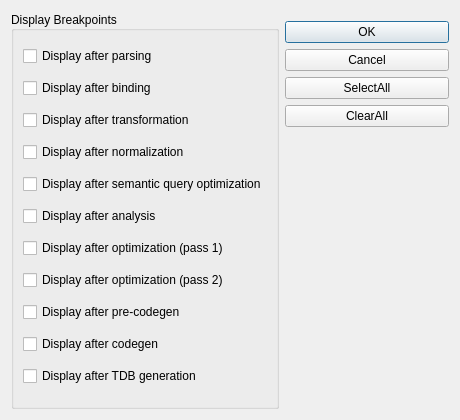
<?xml version="1.0" encoding="UTF-8"?>
<!--
/**
 * Licensed to the Apache Software Foundation (ASF) under one
 * or more contributor license agreements.  See the NOTICE file
 * distributed with this work for additional information
 * regarding copyright ownership.  The ASF licenses this file
 * to you under the Apache License, Version 2.0 (the
 * "License"); you may not use this file except in compliance
 * with the License.  You may obtain a copy of the License at
 *
 *     http://www.apache.org/licenses/LICENSE-2.0
 *
 * Unless required by applicable law or agreed to in writing, software
 * distributed under the License is distributed on an "AS IS" BASIS,
 * WITHOUT WARRANTIES OR CONDITIONS OF ANY KIND, either express or implied.
 * See the License for the specific language governing permissions and
 * limitations under the License.
 */
-->
<ui version="4.0">
 <class>BreakpointDialog</class>
 <widget class="QDialog" name="BreakpointDialog">
  <property name="windowModality">
   <enum>Qt::ApplicationModal</enum>
  </property>
  <property name="geometry">
   <rect>
    <x>0</x>
    <y>0</y>
    <width>460</width>
    <height>420</height>
   </rect>
  </property>
  <property name="sizePolicy">
   <sizepolicy hsizetype="Fixed" vsizetype="Fixed">
    <horstretch>0</horstretch>
    <verstretch>0</verstretch>
   </sizepolicy>
  </property>
  <property name="minimumSize">
   <size>
    <width>460</width>
    <height>420</height>
   </size>
  </property>
  <property name="maximumSize">
   <size>
    <width>460</width>
    <height>420</height>
   </size>
  </property>
  <property name="windowTitle">
   <string>Breakpoints</string>
  </property>
  <property name="windowIcon">
   <iconset resource="Resource.qrc">
    <normaloff>:/file/R_DUMMY</normaloff>:/file/R_DUMMY</iconset>
  </property>
  <property name="windowOpacity">
   <double>0.000000000000000</double>
  </property>
  <property name="modal">
   <bool>true</bool>
  </property>
  <layout class="QHBoxLayout" name="horizontalLayout">
   <item>
    <widget class="QGroupBox" name="groupBoxBreakpoint">
     <property name="sizePolicy">
      <sizepolicy hsizetype="Fixed" vsizetype="Expanding">
       <horstretch>0</horstretch>
       <verstretch>0</verstretch>
      </sizepolicy>
     </property>
     <property name="font">
      <font>
       <weight>50</weight>
       <bold>false</bold>
      </font>
     </property>
     <property name="title">
      <string>Display Breakpoints</string>
     </property>
     <property name="alignment">
      <set>Qt::AlignLeading|Qt::AlignLeft|Qt::AlignVCenter</set>
     </property>
     <layout class="QVBoxLayout" name="verticalLayout_2">
      <item>
       <widget class="QCheckBox" name="chkDisplayAfterParsing">
        <property name="text">
         <string>Display after parsing</string>
        </property>
       </widget>
      </item>
      <item>
       <widget class="QCheckBox" name="chkDisplayAfterBinding">
        <property name="text">
         <string>Display after binding</string>
        </property>
       </widget>
      </item>
      <item>
       <widget class="QCheckBox" name="chkDisplayAfterTransformation">
        <property name="text">
         <string>Display after transformation</string>
        </property>
       </widget>
      </item>
      <item>
       <widget class="QCheckBox" name="chkDisplayAfterNormalization">
        <property name="text">
         <string>Display after normalization</string>
        </property>
       </widget>
      </item>
      <item>
       <widget class="QCheckBox" name="chkDisplayAfterSemanticQueryOpt">
        <property name="text">
         <string>Display after semantic query optimization</string>
        </property>
       </widget>
      </item>
      <item>
       <widget class="QCheckBox" name="chkDisplayAfterAnalysis">
        <property name="text">
         <string>Display after analysis</string>
        </property>
       </widget>
      </item>
      <item>
       <widget class="QCheckBox" name="chkDisplayAfterOptimization1">
        <property name="text">
         <string>Display after optimization (pass 1)</string>
        </property>
       </widget>
      </item>
      <item>
       <widget class="QCheckBox" name="chkDisplayAfterOptimization2">
        <property name="text">
         <string>Display after optimization (pass 2)</string>
        </property>
       </widget>
      </item>
      <item>
       <widget class="QCheckBox" name="chkDisplayAfterPrecodegen">
        <property name="text">
         <string>Display after pre-codegen</string>
        </property>
       </widget>
      </item>
      <item>
       <widget class="QCheckBox" name="chkDisplayAfterCodegen">
        <property name="text">
         <string>Display after codegen</string>
        </property>
       </widget>
      </item>
      <item>
       <widget class="QCheckBox" name="chkDisplayAfterTdbGeneration">
        <property name="text">
         <string>Display after TDB generation</string>
        </property>
       </widget>
      </item>
     </layout>
    </widget>
   </item>
   <item>
    <layout class="QVBoxLayout" name="verticalLayout">
     <item>
      <spacer name="verticalSpacer_2">
       <property name="orientation">
        <enum>Qt::Vertical</enum>
       </property>
       <property name="sizeType">
        <enum>QSizePolicy::Fixed</enum>
       </property>
       <property name="sizeHint" stdset="0">
        <size>
         <width>20</width>
         <height>10</height>
        </size>
       </property>
      </spacer>
     </item>
     <item>
      <widget class="QPushButton" name="bkptOK">
       <property name="text">
        <string>OK</string>
       </property>
      </widget>
     </item>
     <item>
      <widget class="QPushButton" name="bkptCancel">
       <property name="text">
        <string>Cancel</string>
       </property>
      </widget>
     </item>
     <item>
      <widget class="QPushButton" name="bkptSA">
       <property name="text">
        <string>SelectAll</string>
       </property>
      </widget>
     </item>
     <item>
      <widget class="QPushButton" name="bkptClrA">
       <property name="text">
        <string>ClearAll</string>
       </property>
      </widget>
     </item>
     <item>
      <spacer name="verticalSpacer">
       <property name="orientation">
        <enum>Qt::Vertical</enum>
       </property>
       <property name="sizeHint" stdset="0">
        <size>
         <width>20</width>
         <height>40</height>
        </size>
       </property>
      </spacer>
     </item>
    </layout>
   </item>
  </layout>
 </widget>
 <resources>
  <include location="Resource.qrc"/>
 </resources>
 <connections/>
</ui>
